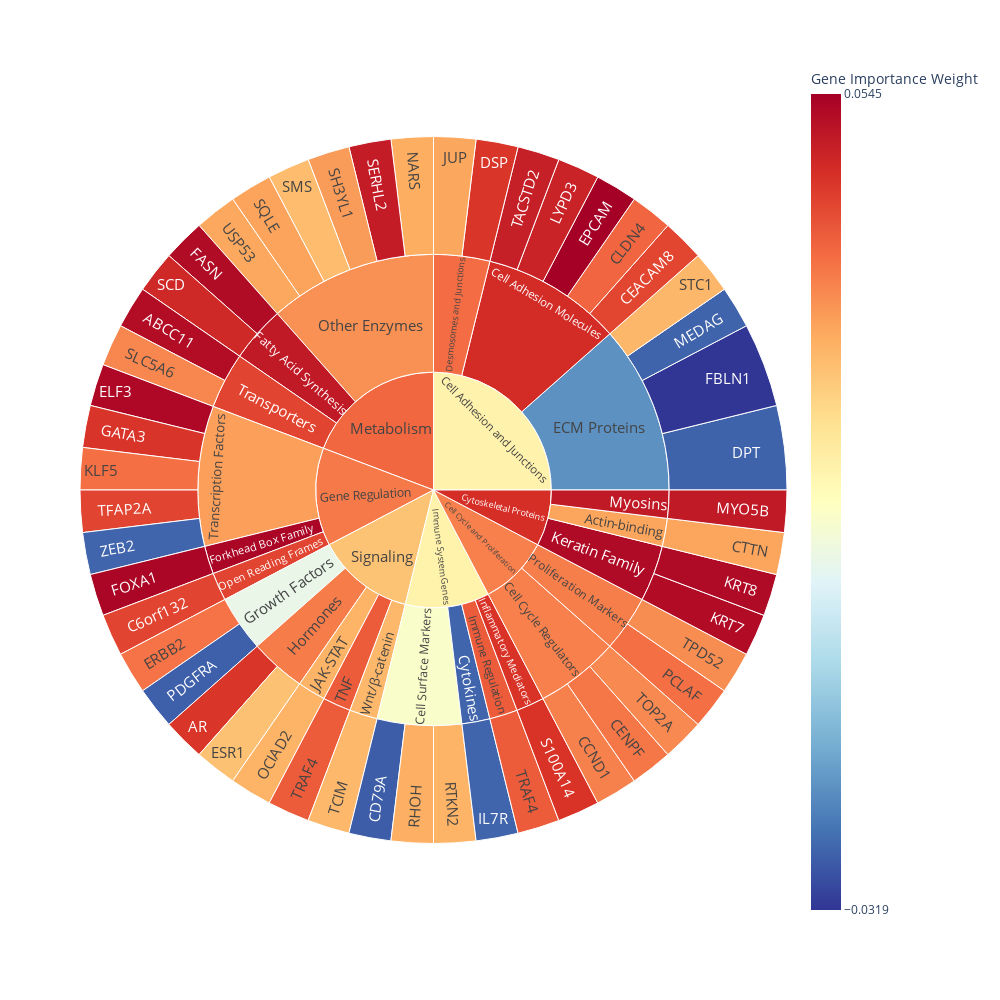

Write notebook code for a chart like this one.
### Code cell
fig = px.sunburst(df, 
                  path=['Category', 'Subcategory', 'Gene'], 
                  color='Gene Weight',
                  color_continuous_scale='RdYlBu_r')

fig.update_layout(coloraxis_colorbar=dict(
    title="Gene Importance Weight",
    tickvals=[min(df['Gene Weight']), max(df['Gene Weight'])],
))

fig.update_layout(
    width=1000,
    height=1000
)


fig.update_traces(
    textinfo="label",
    insidetextfont=dict(size=15)
)

fig.show()

fig.write_image(f'{fig_dir}/RdYlBu_r_add_on_86sunburst_plot.png', scale=3)

### Figure 1 — Plotly figure (JSON) as saved in the notebook; plotly's stock layout.template omitted (floating-point values rounded to 4 significant figures)
{"data": [{"branchvalues": "total", "customdata": [[0.0521], [0.0452], [0.043], [0.0345], [-0.0266], [0.0427], [0.036], [0.0382], [0.0296], [-0.0257], [0.0452], [0.053], [0.0545], [0.0364], [0.0253], [0.0524], [-0.0319], [0.0535], [0.0453], [-0.0255], [0.0295], [0.0369], [0.0525], [0.0527], [0.0483], [-0.0256], [0.0499], [0.0286], [0.0275], [0.0368], [-0.0263], [0.0282], [0.0276], [0.0454], [0.0472], [0.0494], [0.031], [0.0339], [0.0262], [0.0299], [0.027], [0.0489], [0.0268], [0.0429], [0.0335], [0.033], [0.0396], [0.0396], [0.0293], [-0.0255], [0.0296], [0.04652], [0.03467], [0.009733], [-0.0255], [0.03735], [-0.01897], [0.0498], [0.0535], [0.00505], [0.03525], [0.0396], [0.0454], [0.0275], [0.0526], [0.0499], [0.043], [0.0324], [0.0349], [0.0396], [0.03052], [0.043], [0.0268], [0.01488], [0.03476], [0.04617], [0.03559], [0.01478], [0.038], [0.02493]], "domain": {"x": [0, 1], "y": [0, 1]}, "hovertemplate": "labels=%{label}<br>count=%{value}<br>parent=%{parent}<br>id=%{id}<br>Gene Weight=%{color}<extra></extra>", "ids": ["Metabolism/Transporters/ABCC11", "Signaling/Hormones/AR", "Gene Regulation/Open Reading Frames/C6orf132", "Cell Cycle and Proliferation/Cell Cycle Regulators/CCND1", "Immune System Genes/Cell Surface Markers/CD79A", "Cell Adhesion and Junctions/Cell Adhesion Molecules/CEACAM8", "Cell Cycle and Proliferation/Cell Cycle Regulators/CENPF", "Cell Adhesion and Junctions/Cell Adhesion Molecules/CLDN4", "Cytoskeletal Proteins/Actin-binding/CTTN", "Cell Adhesion and Junctions/ECM Proteins/DPT", "Cell Adhesion and Junctions/Desmosomes and Junctions/DSP", "Gene Regulation/Transcription Factors/ELF3", "Cell Adhesion and Junctions/Cell Adhesion Molecules/EPCAM", "Signaling/Growth Factors/ERBB2", "Signaling/Hormones/ESR1", "Metabolism/Fatty Acid Synthesis/FASN", "Cell Adhesion and Junctions/ECM Proteins/FBLN1", "Gene Regulation/Forkhead Box Family/FOXA1", "Gene Regulation/Transcription Factors/GATA3", "Immune System Genes/Cytokines/IL7R", "Cell Adhesion and Junctions/Desmosomes and Junctions/JUP", "Gene Regulation/Transcription Factors/KLF5", "Cytoskeletal Proteins/Keratin Family/KRT7", "Cytoskeletal Proteins/Keratin Family/KRT8", "Cell Adhesion and Junctions/Cell Adhesion Molecules/LYPD3", "Cell Adhesion and Junctions/ECM Proteins/MEDAG", "Cytoskeletal Proteins/Myosins/MYO5B", "Metabolism/Other Enzymes/NARS", "Signaling/JAK-STAT/OCIAD2", "Cell Cycle and Proliferation/Proliferation Markers/PCLAF", "Signaling/Growth Factors/PDGFRA", "Immune System Genes/Cell Surface Markers/RHOH", "Immune System Genes/Cell Surface Markers/RTKN2", "Immune System Genes/Inflammatory Mediators/S100A14", "Metabolism/Fatty Acid Synthesis/SCD", "Metabolism/Other Enzymes/SERHL2", "Metabolism/Other Enzymes/SH3YL1", "Metabolism/Transporters/SLC5A6", "Metabolism/Other Enzymes/SMS", "Metabolism/Other Enzymes/SQLE", "Cell Adhesion and Junctions/ECM Proteins/STC1", "Cell Adhesion and Junctions/Cell Adhesion Molecules/TACSTD2", "Signaling/Wnt/β-catenin/TCIM", "Gene Regulation/Transcription Factors/TFAP2A", "Cell Cycle and Proliferation/Cell Cycle Regulators/TOP2A", "Cell Cycle and Proliferation/Proliferation Markers/TPD52", "Immune System Genes/Immune Regulation/TRAF4", "Signaling/TNF/TRAF4", "Metabolism/Other Enzymes/USP53", "Gene Regulation/Transcription Factors/ZEB2", "Cytoskeletal Proteins/Actin-binding", "Cell Adhesion and Junctions/Cell Adhesion Molecules", "Cell Cycle and Proliferation/Cell Cycle Regulators", "Immune System Genes/Cell Surface Markers", "Immune System Genes/Cytokines", "Cell Adhesion and Junctions/Desmosomes and Junctions", "Cell Adhesion and Junctions/ECM Proteins", "Metabolism/Fatty Acid Synthesis", "Gene Regulation/Forkhead Box Family", "Signaling/Growth Factors", "Signaling/Hormones", "Immune System Genes/Immune Regulation", "Immune System Genes/Inflammatory Mediators", "Signaling/JAK-STAT", "Cytoskeletal Proteins/Keratin Family", "Cytoskeletal Proteins/Myosins", "Gene Regulation/Open Reading Frames", "Metabolism/Other Enzymes", "Cell Cycle and Proliferation/Proliferation Markers", "Signaling/TNF", "Gene Regulation/Transcription Factors", "Metabolism/Transporters", "Signaling/Wnt/β-catenin", "Cell Adhesion and Junctions", "Cell Cycle and Proliferation", "Cytoskeletal Proteins", "Gene Regulation", "Immune System Genes", "Metabolism", "Signaling"], "insidetextfont": {"size": 15}, "labels": ["ABCC11", "AR", "C6orf132", "CCND1", "CD79A", "CEACAM8", "CENPF", "CLDN4", "CTTN", "DPT", "DSP", "ELF3", "EPCAM", "ERBB2", "ESR1", "FASN", "FBLN1", "FOXA1", "GATA3", "IL7R", "JUP", "KLF5", "KRT7", "KRT8", "LYPD3", "MEDAG", "MYO5B", "NARS", "OCIAD2", "PCLAF", "PDGFRA", "RHOH", "RTKN2", "S100A14", "SCD", "SERHL2", "SH3YL1", "SLC5A6", "SMS", "SQLE", "STC1", "TACSTD2", "TCIM", "TFAP2A", "TOP2A", "TPD52", "TRAF4", "TRAF4", "USP53", "ZEB2", "Actin-binding", "Cell Adhesion Molecules", "Cell Cycle Regulators", "Cell Surface Markers", "Cytokines", "Desmosomes and Junctions", "ECM Proteins", "Fatty Acid Synthesis", "Forkhead Box Family", "Growth Factors", "Hormones", "Immune Regulation", "Inflammatory Mediators", "JAK-STAT", "Keratin Family", "Myosins", "Open Reading Frames", "Other Enzymes", "Proliferation Markers", "TNF", "Transcription Factors", "Transporters", "Wnt/β-catenin", "Cell Adhesion and Junctions", "Cell Cycle and Proliferation", "Cytoskeletal Proteins", "Gene Regulation", "Immune System Genes", "Metabolism", "Signaling"], "marker": {"coloraxis": "coloraxis", "colors": [0.0521, 0.0452, 0.043, 0.0345, -0.0266, 0.0427, 0.036, 0.0382, 0.0296, -0.0257, 0.0452, 0.053, 0.0545, 0.0364, 0.0253, 0.0524, -0.0319, 0.0535, 0.0453, -0.0255, 0.0295, 0.0369, 0.0525, 0.0527, 0.0483, -0.0256, 0.0499, 0.0286, 0.0275, 0.0368, -0.0263, 0.0282, 0.0276, 0.0454, 0.0472, 0.0494, 0.031, 0.0339, 0.0262, 0.0299, 0.027, 0.0489, 0.0268, 0.0429, 0.0335, 0.033, 0.0396, 0.0396, 0.0293, -0.0255, 0.0296, 0.04652, 0.03467, 0.009733, -0.0255, 0.03735, -0.01897, 0.0498, 0.0535, 0.00505, 0.03525, 0.0396, 0.0454, 0.0275, 0.0526, 0.0499, 0.043, 0.0324, 0.0349, 0.0396, 0.03052, 0.043, 0.0268, 0.01488, 0.03476, 0.04617, 0.03559, 0.01478, 0.038, 0.02493]}, "name": "", "parents": ["Metabolism/Transporters", "Signaling/Hormones", "Gene Regulation/Open Reading Frames", "Cell Cycle and Proliferation/Cell Cycle Regulators", "Immune System Genes/Cell Surface Markers", "Cell Adhesion and Junctions/Cell Adhesion Molecules", "Cell Cycle and Proliferation/Cell Cycle Regulators", "Cell Adhesion and Junctions/Cell Adhesion Molecules", "Cytoskeletal Proteins/Actin-binding", "Cell Adhesion and Junctions/ECM Proteins", "Cell Adhesion and Junctions/Desmosomes and Junctions", "Gene Regulation/Transcription Factors", "Cell Adhesion and Junctions/Cell Adhesion Molecules", "Signaling/Growth Factors", "Signaling/Hormones", "Metabolism/Fatty Acid Synthesis", "Cell Adhesion and Junctions/ECM Proteins", "Gene Regulation/Forkhead Box Family", "Gene Regulation/Transcription Factors", "Immune System Genes/Cytokines", "Cell Adhesion and Junctions/Desmosomes and Junctions", "Gene Regulation/Transcription Factors", "Cytoskeletal Proteins/Keratin Family", "Cytoskeletal Proteins/Keratin Family", "Cell Adhesion and Junctions/Cell Adhesion Molecules", "Cell Adhesion and Junctions/ECM Proteins", "Cytoskeletal Proteins/Myosins", "Metabolism/Other Enzymes", "Signaling/JAK-STAT", "Cell Cycle and Proliferation/Proliferation Markers", "Signaling/Growth Factors", "Immune System Genes/Cell Surface Markers", "Immune System Genes/Cell Surface Markers", "Immune System Genes/Inflammatory Mediators", "Metabolism/Fatty Acid Synthesis", "Metabolism/Other Enzymes", "Metabolism/Other Enzymes", "Metabolism/Transporters", "Metabolism/Other Enzymes", "Metabolism/Other Enzymes", "Cell Adhesion and Junctions/ECM Proteins", "Cell Adhesion and Junctions/Cell Adhesion Molecules", "Signaling/Wnt/β-catenin", "Gene Regulation/Transcription Factors", "Cell Cycle and Proliferation/Cell Cycle Regulators", "Cell Cycle and Proliferation/Proliferation Markers", "Immune System Genes/Immune Regulation", "Signaling/TNF", "Metabolism/Other Enzymes", "Gene Regulation/Transcription Factors", "Cytoskeletal Proteins", "Cell Adhesion and Junctions", "Cell Cycle and Proliferation", "Immune System Genes", "Immune System Genes", "Cell Adhesion and Junctions", "Cell Adhesion and Junctions", "Metabolism", "Gene Regulation", "Signaling", "Signaling", "Immune System Genes", "Immune System Genes", "Signaling", "Cytoskeletal Proteins", "Cytoskeletal Proteins", "Gene Regulation", "Metabolism", "Cell Cycle and Proliferation", "Signaling", "Gene Regulation", "Metabolism", "Signaling", "", "", "", "", "", "", ""], "textinfo": "label", "type": "sunburst", "values": [1, 1, 1, 1, 1, 1, 1, 1, 1, 2, 1, 1, 1, 1, 1, 1, 2, 1, 1, 1, 1, 1, 1, 1, 1, 1, 1, 1, 1, 1, 1, 1, 1, 1, 1, 1, 1, 1, 1, 1, 1, 1, 1, 1, 1, 1, 1, 1, 1, 1, 1, 5, 3, 3, 1, 2, 6, 2, 1, 2, 2, 1, 1, 1, 2, 1, 1, 6, 2, 1, 5, 2, 1, 13, 5, 4, 7, 6, 10, 7]}], "layout": {"coloraxis": {"colorbar": {"tickvals": [-0.0319, 0.0545], "title": {"text": "Gene Importance Weight"}}, "colorscale": [[0, "rgb(49,54,149)"], [0.1, "rgb(69,117,180)"], [0.2, "rgb(116,173,209)"], [0.3, "rgb(171,217,233)"], [0.4, "rgb(224,243,248)"], [0.5, "rgb(255,255,191)"], [0.6, "rgb(254,224,144)"], [0.7, "rgb(253,174,97)"], [0.8, "rgb(244,109,67)"], [0.9, "rgb(215,48,39)"], [1, "rgb(165,0,38)"]]}, "height": 1000, "legend": {"tracegroupgap": 0}, "margin": {"t": 60}, "width": 1000}}
